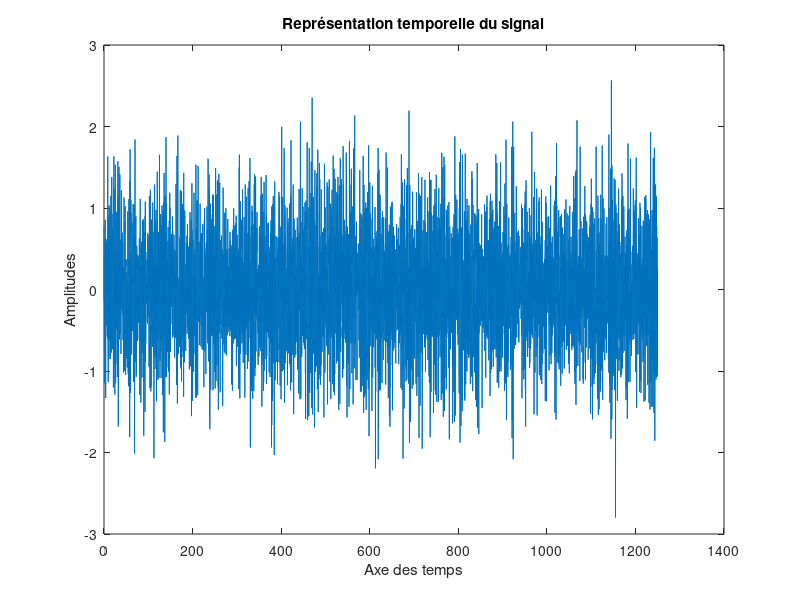

This figure's MATLAB source: (Note: this script raises an error after producing the figure.)
clc
close all
clear all



addpath('../../src/Power spectrum/');

N=5000; %nombre d'echantillions
p=4; %ordre du processus AR
sigma=0.5; %variance du BBGC
m=0; %centré
Fe=4;
Te=1/Fe;
% axe des frequences
t=Te*(0:N-1);
% axe des frequences

%n=2^nextpow2(N); % au cas ou on veut faire du padding
%f=-1/2:1/N:1/2-1/N; % freq normalisées
%f= -Fe/2:Fe/n:Fe/2-Fe/n;
f=0:Fe/N:Fe-Fe/N;

%géneration des poles
 theta=[7*pi/9,2*pi/9];
 R=[0.9 0.9 0.98 ];
 p1=R(1)*exp(1j*theta(1));
 p2=R(2)*exp(1j*theta(2));
 P=[p1,p2,conj(p1),conj(p2)];
 % génération du signal
 nom=[1,0,0,0,0];
 denom=poly(P);
 b=m+sigma*randn(1,N);% bruit blanc gaussien
 p_ar=filter(nom,denom,b); % processus AR ( signal à traiter)
 
  figure(1)
  plot(t,p_ar);
  xlabel('Axe des temps');
  ylabel('Amplitudes');
  title('Représentation temporelle du signal');
 
%% approche LPC
 dsp1=LPC(f,p_ar,p,Fe); %ne pas oublier de mettre Fe à  1 si on travaille en frequences normalisées
%Calcul d'air meth des rectangles
  p_LF11=aire_rec(f,dsp1,0.04,0.15);
  p_HF12=aire_rec(f,dsp1,0.15,0.4);
  R1=p_HF12/p_LF11;
%Calcul d'air meth des trapèzes 
  p_LF21=aire_trapeze(f,dsp1,0.04,0.15);
  p_HF22=aire_trapeze(f,dsp1,0.15,0.4);
  R2=p_HF22/p_LF21;
%% approche fft
  dsp2=wiener(f,p_ar,N);
%Calcul d'air meth des rectangles
 p_LF13=aire_rec(f,dsp2,0.04,0.15);
 p_HF14=aire_rec(f,dsp2,0.15,0.4);
 R3=p_HF14/p_LF13;
%Calcul d'air meth des trapèzes 
  p_LF23=aire_trapeze(f,dsp2,0.04,0.15);
  p_HF24=aire_trapeze(f,dsp2,0.15,0.4);
  R4=p_HF24/p_LF23;
% Verification des resultats
PW1=bandpower(abs(p_ar),f,'psd'); % puissance véhiculée dans tout le signal calculé par matlab
PW2=aire_rec(f,abs(dsp1),0,Fe-Fe/N);
PW3=aire_rec(f,abs(dsp2),0,Fe-Fe/N);

fprintf('puissance véhiculée dans tout le signal calculé par matlab: %d \n',PW1);
fprintf('puissance véhiculée dans tout le signal (LPC): %d \n',PW2);
fprintf('puissance véhiculée dans tout le signal (Wiener Khinchin): %d \n',PW3);